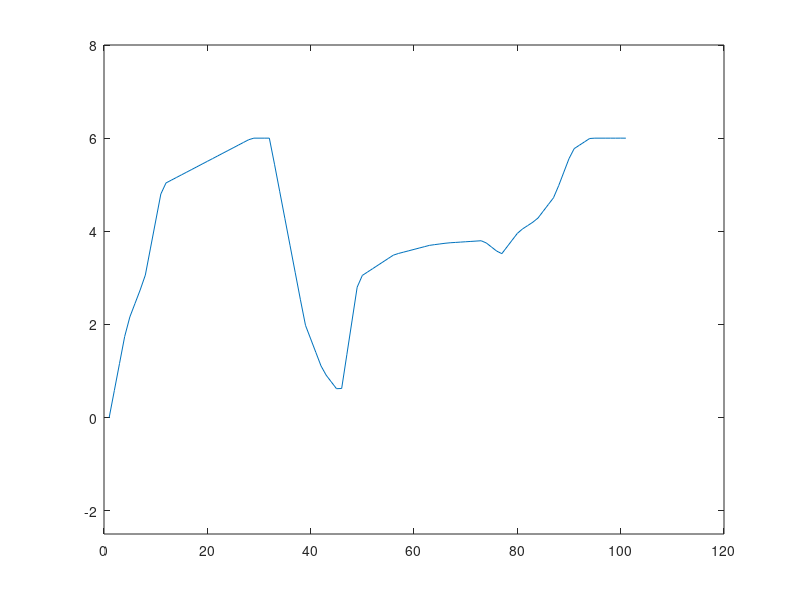

The MATLAB script that drew this image:
clear
close all

% This recreates the animation in the revolut.com app, just for fun
values = [0 2 3 5 5.2 5.4 5.6 5.8 6 6 4 2 1 0.5 3 3.25 3.5 3.6 3.7 3.75 3.775 3.8 3.5 4 4.25 4.75 5.75 6 6 6];

%%

x = linspace(0,1,101);
y = interp1(linspace(0,1,30),values,x);
%y = y + [zeros(1,21), ones(1,59), zeros(1,21)];
%rng(1)
%y = rand(size(x));

dt = 0.1;
ts = 0:dt:250;
outy = zeros(length(ts), length(y));
controly = zeros(length(ts), length(y));
%controly = y;
d2udx2 = zeros(length(ts), length(y));
olderror = 0;

% controller config
k_p = 0.5;
k_d = 3;
% k_p = 0;
% k_d = 0;
I = 10;

% wave physics
if true
    c = 0.1;
    zeta = 1;
    k_i = 0.002;
else
    c = 0;
    zeta = 0;
    k_i = 0.00;
end
%outy = y;

% inits
outy_dot = 0;
y_ext = zeros(1,length(x) + 2);
error_i = 0;

tic
i = 1;
ystep = 1;
for t = ts
   
   
   % two forces act on each osciallator: the control force to reach the
   % final shape and the one given by the linear wave equation. Instead of
   % forces, lets directly use accelerations
   
   % first apply the linear control accelaration to each oscillator:
   % sequentially add more authority to the controller:
   controly(i,:) = controly(max(i-1,1),:);
   if ~mod(t,1)
       controly(i, min(ystep,length(y))) = y( min(ystep,length(y)) );
       ystep = ystep + 1;
   end
   
   % evaluate errors
   error = controly(i,:) - outy(max(i-1,1),:);
   error_d = (error - olderror) / dt; % fwd 
   error_i = error_i + error;
   olderror = error;
   
   % linear control law:
   outy_dotdot_control = error_i * k_i + error * k_p + error_d * k_d;
   
   
   % linear wave equation, beun as fuck
   % central difference 2nd order
   h = [1 -2 1];
   % extend domain
   y_ext(2:end-1) = outy(max(i-1,1),:);
   y_ext(1) = controly(1);
   y_ext(end) = controly(end);
   % compute 2nd derivative using image filtering techniques (yes, beun)
   d2udx2_ext = imfilter(y_ext,h); % on extended domain
   d2udx2(i,:) = d2udx2_ext(2:end-1);
   % fwd derivative of curvature (model friction damping) u_xxt
   % this also acts as artificial dispersion
   speed = ( d2udx2(max(i-1,1),:) - d2udx2(max(i-2,1),:) ) / dt;
   outy_dotdot_wave = c^2 * d2udx2(i,:) + zeta * speed;
   
   % time stepping:
   outy_dotdot = 1/I * (outy_dotdot_control + outy_dotdot_wave);
   outy_dot    = outy_dot + outy_dotdot * dt; % fwd euler, should be good enough
   outy(i,:)   = outy(max(i-1,1),:) + outy_dot * dt; % fwd euler, should be good enough
   
   
   i = i + 1;
end
toc

%% oscillator response

if false
    fig1 = figure();
    plot(ts,outy(:,50))
    hold on
    plot(ts,controly(:,50))
end

%% animate

if true
    
    fig = figure();
    hold on;
    i = 1;
    for i = 1:2/dt:length(ts)
        clf
        plot(outy(i,:))
        ylim([-2.5,8]);
        xlim([0,120]);
        drawnow
        pause(0.001)
        if ~(mod(i-1,100))
            disp(num2str(round((i) / length(ts) * 100)))
        end
    end
    

end